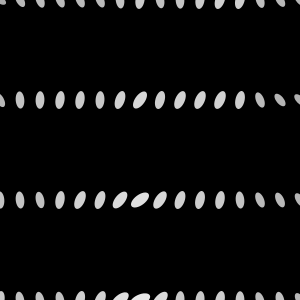
Frame 1 (no input)
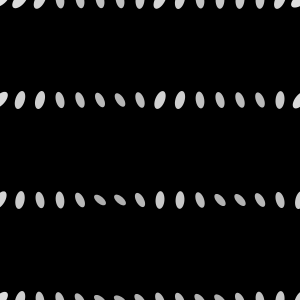
Frame 60 (the mouse pressed at the canvas centre just before this capture)
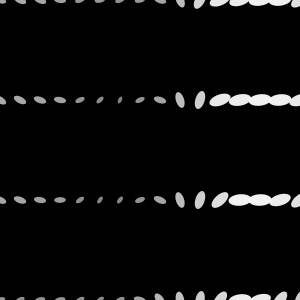
Frame 120 (the mouse held since frame 60 and released just before this capture)

The Processing sketch that drew these frames (run headless with seeded random() and noise(); from frame 60 on, the mouse is pressed at the canvas centre):

// Processing sketch: processing_173461
// ── processing_173461.pde

float xstart, xnoise, ynoise, ystart;

void setup(){
  size(300,300);
  smooth();
  background(255);
  frameRate(24);
  xstart = random(10);
  ystart = random(10); 
}
//  xnoise = xstart;//(10);
//  ynoise = random(10);



//rupu
void draw(){
  background(0);
  
  xstart+= 0.01;
  ystart+= 0.01;
  
  xnoise = xstart;
  ynoise = ystart;  
  
  for(int y = 0; y <= height; y+=100){
  ynoise += 0.1;
  xnoise = xstart;
  
    for(int x = 0; x <=width; x+=20){
      xnoise += 0.1;
      drawPoint(x, y, noise(xnoise, ynoise));
      
    }
  }
}


void drawPoint(float x, float y, float noiseFactor){
  pushMatrix();
  translate(x, y);
  rotate(noiseFactor * radians(540));
  noStroke();
  
  float edgeSize = noiseFactor * 35;
  float grey = 150 + (noiseFactor*150);
  float alph = 150 + (noiseFactor*150);
  fill(grey,alph);
  ellipse(0,0,edgeSize, edgeSize/2);
  line(0, 0, 20, 0);
  popMatrix();
  /*float len = 10*noiseFactor;
  rect(x, y, len, len);*/
}
  
  
